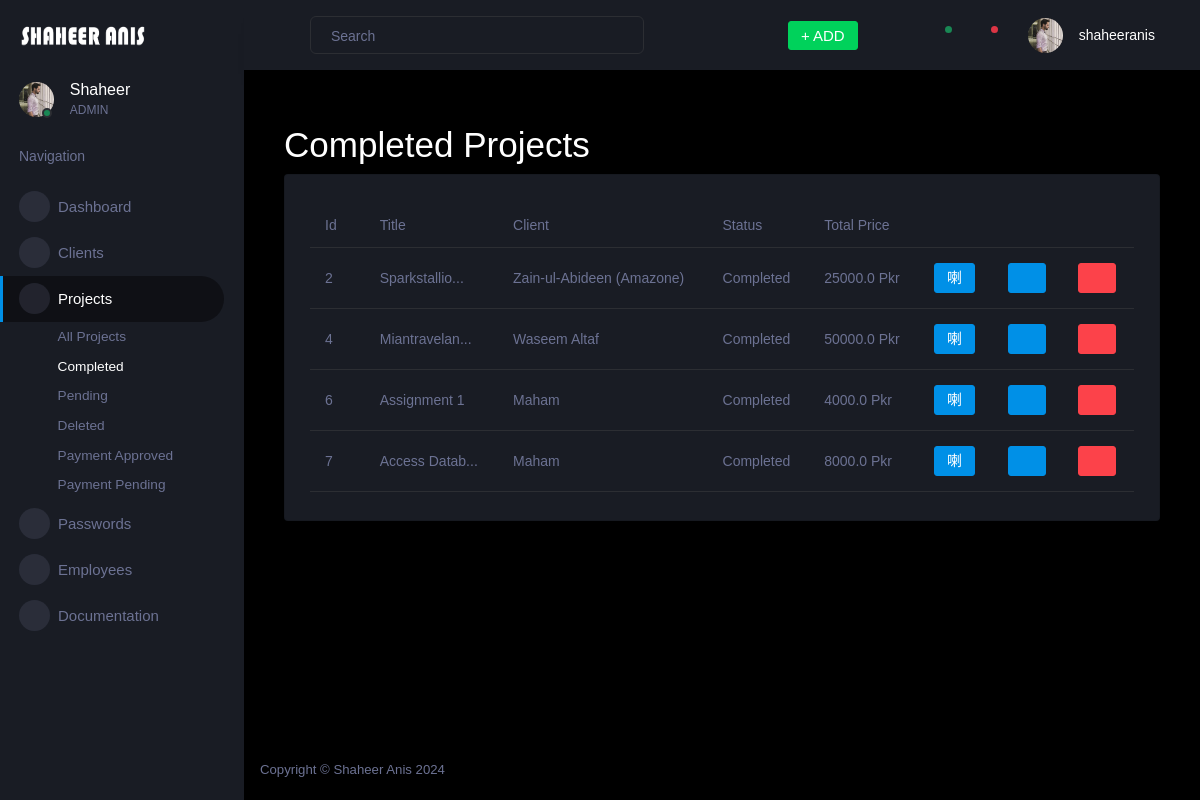
The page /completed_projects (signed in) on the database its author committed.
### app.py (models this page shows, shortened)
class project(db.Model):
    _id = db.Column("id", db.Integer, primary_key=True, index=True)
    title = db.Column(db.String(500))
    description = db.Column(db.String(500), nullable=True)
    created_on = db.Column(db.DateTime, nullable=False)
    price = db.Column(db.Float, default=0.00)
    status = db.Column(db.Boolean, default=False, index=True)
    price_paid = db.Column(db.Float, default=0.00)  # Convert to Float
    advance_paid = db.Column(db.Float, default=0.00)
    deleted = db.Column(db.Boolean, default=False, index=True)
    client_id = db.Column(db.Integer, db.ForeignKey('client.id'), nullable=False)
    client = relationship("client", back_populates="tasks")
    subtasks = relationship("subtask", back_populates="task")
    employees = relationship("Employee", secondary='project_employee', back_populates="projects")

class client(db.Model):
    _id = db.Column("id", db.Integer, primary_key=True)
    name = db.Column(db.String(100))
    email = db.Column(db.String(100))
    number = db.Column(db.String(100))
    deleted = db.Column(db.Boolean, default=False, index=True)
    total_price = db.Column(db.String(1000), default="0.00")
    tasks = relationship("project", back_populates="client")

### app.py (the view)
@app.route('/completed_projects')
def completed_projects():
    if 'user_id' not in session:
        return redirect(url_for('show_login'))
    completed_projects = project.query.filter_by(status=True, deleted=False).all()
    leftPerTask = {}
    for tasks in completed_projects:
        leftPerTask[tasks._id] = float(tasks.price) - (float(tasks.advance_paid)+float(tasks.price_paid))
    return render_template('completed_projects.html', completed_projects=completed_projects, leftPerTask=leftPerTask)

### templates/completed_projects.html (shortened to what this page needs)
{% extends 'base.html' %}
{% block content %}
<div class="container mt-4">
  <h1>Completed Projects</h1>
  <div class="col-lg-12 grid-margin stretch-card">
    <div class="card">
      <div class="card-body">
        <div class="table-responsive">
          <table class="table">
            <thead>
                <tr>
                  <th>Id</th>
                  <th>Title</th>
                  <th>Client</th>
                  <th>Status</th>
                  <th>Total Price</th>
                  <th></th>
                  <th></th>
                  <th></th>
                </tr>
              </thead>
              <tbody>
                {% for task in completed_projects %}
                <tr>
                  <td>
                    <a href="{{ url_for('edit_task', task_id=task._id) }}" style="color: #6c7293;  text-decoration: none;">
                      {{task._id}}
                      <span class="mdi mdi-open-in-new" style="color: #0d6efd;"></span>
                    </a>
                    </div>
                  <td>{{ task.title[:12] }}{% if task.title|length > 12 %}...{% endif %}</td>
                  <td>{{ task.client.name }}</td>
                  <td>{% if task.status == False %} Pending {% else %} Completed {% endif %}</td>
                  <td>{{ task.price }} Pkr</td>
                  <td>
                    <form method="GET" action="{{ url_for('edit_task', task_id=task._id) }}">
                      <button type="submit" class="btn btn-primary"><span class="mdi mdi-square-edit-outline"></span></button>
                    </form>
                  </td>
                    <td>
                      <form method="GET" action="{{ url_for('add_subtask', task_id=task._id) }}">
                        <button type="submit" class="btn btn-primary"><span class="mdi mdi-plus"></span></button>
                      </form>
                      </td>
                      <td>
                        <form method="POST" action="{{ url_for('delete_project', task_id=task._id) }}">
                          <button type="submit" class="btn btn-danger" onclick="return confirm('Are you sure you want to delete this project?')">
                            <span class="mdi mdi-delete"></span>
                          </button>
                        </form>
                      </td>
              {% endfor %}
        </div>
      </div>
    </div>
  </div>
</div>
{% endblock %}

### rows shown on the page
project: _id "2", title "Sparkstallio", client.name "Zain-ul-Abideen (Amazone)", status "Completed", price "25000.0"
project: _id "4", title "Miantravelan", client.name "Waseem Altaf", status "Completed", price "50000.0"
project: _id "6", title "Assignment 1", client.name "Maham", status "Completed", price "4000.0"
project: _id "7", title "Access Datab", client.name "Maham", status "Completed", price "8000.0"

### other values the page prints
{{ session['username'] }} "shaheeranis"
